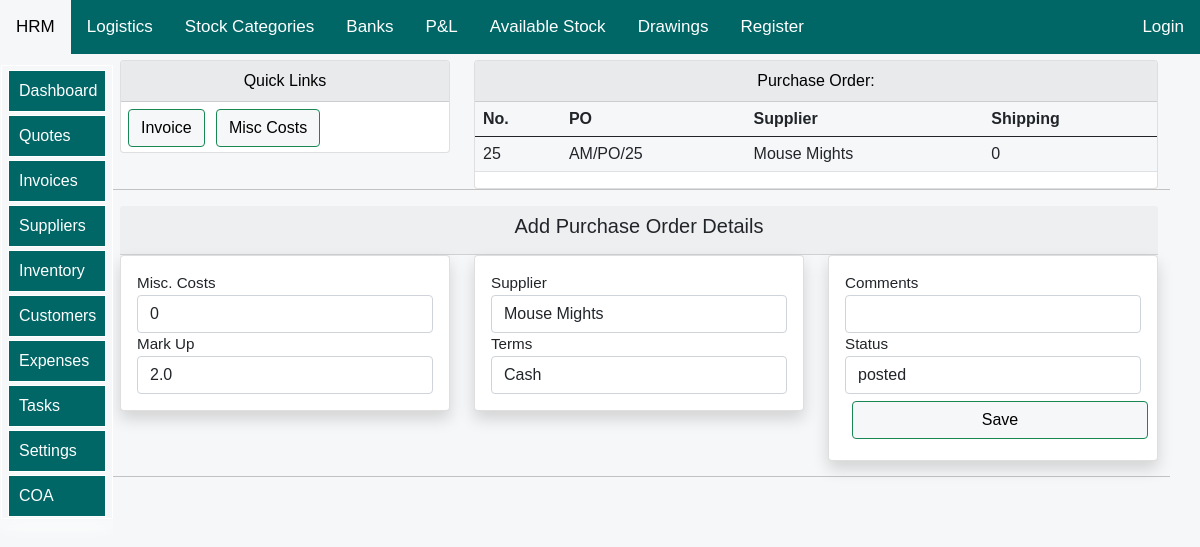
Page /Add-PO-Details/25/ on the committed database.
### allifmaalapp/models.py (models this page shows, shortened)
class AllifmaalPurchaseOrdersModel(models.Model):
    payment_method=[
        ("Cash","Cash"),
        ("Credit","Credit"),
    ]
    posting_status = [
    ('waiting','waiting'),
    ('posted', 'posted'),
    ]
    po_number = models.CharField(null=True, blank=True, max_length=100)
    shipping=models.DecimalField(max_digits=10,blank=False,null=True,decimal_places=1,default=0)
    uplift=models.DecimalField(max_digits=10,blank=False,null=True,decimal_places=1,default=2)
    comments = models.CharField(null=True, blank=True, max_length=100)
    supplier= models.ForeignKey(AllifmaalSuppliersModel,related_name="suplporelnme",on_delete=models.SET_NULL,blank=False,null=True)
    payment_terms = models.CharField(choices=payment_method, default='Cash', max_length=20)
    total=models.DecimalField(max_digits=10,blank=False,null=True,decimal_places=1,default=0)
    posting_po_status=models.CharField(choices=posting_status, default='waiting', max_length=100,blank=True,null=True)

class AllifmaalSuppliersModel(models.Model):
    Country = [
    ('Somalia', 'Somalia'),
     ('Somaliland', 'Somaliland'),
    ('Kenya', 'Kenya'),
     ('Other', 'Other'),
    ]
    name = models.CharField(null=True, blank=True, max_length=20)
    phone = models.CharField(null=True, blank=True, max_length=30)
    email= models.CharField(null=True, blank=True, max_length=100)
    country = models.CharField(choices=Country, blank=True, max_length=30)
    city= models.CharField(null=True, blank=True, max_length=30)
    address = models.CharField(null=True, blank=True, max_length=30)
    balance=models.DecimalField(max_digits=10,blank=False,null=True,decimal_places=1,default=0)
    turnover=models.DecimalField(max_digits=10,blank=False,null=True,decimal_places=1,default=0)
    contact = models.CharField(null=True, blank=True, max_length=30)
    def __str__(self):
        return '{}'.format(self.name)

### allifmaalapp/views.py (the view)
# urls.py: path('Add-PO-Details/<int:pk>/', views.Allifmaal_Add_PO_Details, name="Allifmaal_Add_PO_Details"),
def Allifmaal_Add_PO_Details(request,pk):
    title="Add Purchase Order Details"
    po_details=AllifmaalPurchaseOrdersModel.objects.filter(id=pk)
    try:
        my_po_id=AllifmaalPurchaseOrdersModel.objects.get(id=pk)
        po_terms=my_po_id.payment_terms
    except:
        messages.error(request, 'Something went wrong!')
        return redirect("allifmaalapp:Allifmaal_Add_PO_items",id=my_po_id)
    po_Items = AllifmaalPurchaseOrderItemsModel.objects.filter(po_item_con=my_po_id)#this line helps to
    inv_id= get_object_or_404(AllifmaalPurchaseOrdersModel, id=pk)#this helps to fill that select field and invoice fields and content
    misc_costs=AllifmaalPurchaseOrderMiscCostsModel.objects.filter(po_misc_cost_con=my_po_id)
    misc_cost_items=0
    for cost in misc_costs:
        misc_cost_items+=cost.amount
    total_misc_cost=misc_cost_items
    my_po_id.shipping=total_misc_cost
    my_po_id.save()
    form=AddAllifmaalPurchaseOrderDetailsForm(instance=my_po_id)
    if request.method == 'POST':
        form=AddAllifmaalPurchaseOrderDetailsForm(request.POST,request.FILES,instance=my_po_id)
        if form.is_valid():
            form.save()
            return redirect('allifmaalapp:AllifmaalPurchaseOrders')
    context={
        "form":form,
        "po_Items":po_Items,
        "po_details":po_details,
        "title":title,
        "my_po_id": my_po_id,
    }
    return render(request,'allifmaalapp/inventory/addPurchaseOrdersDetails.html',context)

### allifmaalapp/forms.py
class AddAllifmaalPurchaseOrderDetailsForm(forms.ModelForm):
    class Meta:
        model = AllifmaalPurchaseOrdersModel
        fields = ['shipping','uplift', 'comments','supplier','payment_terms','posting_po_status']
        widgets={
            'shipping':forms.TextInput(attrs={'class':'form-control'}),
            'uplift':forms.TextInput(attrs={'class':'form-control'}),
            'comments':forms.TextInput(attrs={'class':'form-control'}),
            'supplier':forms.Select(attrs={'class':'form-control'}),
            'payment_terms':forms.Select(attrs={'class':'form-control'}),
            'posting_po_status':forms.Select(attrs={'class':'form-control'}),
        }

### allifmaalapp/templates/allifmaalapp/inventory/addPurchaseOrdersDetails.html (shortened to what this page needs)
{% extends 'allifmaalapp/bases/allifbase.html'%}
{% load static %}
{% load crispy_forms_tags %}
{% block style %}
<link href="{% static 'css/bootstrap.min.css' %}" rel="stylesheet">
<link rel="stylesheet" href="https://use.fontawesome.com/releases/v5.15.2/css/all.css"
>
<link href="{% static 'js/jquery-ui-1.12.1/jquery-ui.min.css' %}" rel="stylesheet">
<link href="{% static 'js/jquery-ui-1.12.1/jquery-ui.structure.min.css' %}" rel="stylesheet">
<link href="{% static 'js/jquery-ui-1.12.1/jquery-ui.theme.min.css' %}" rel="stylesheet">
   {%endblock%}
   {% block body %}
<div class="container">
    <div class="row mt-12" >
        <div class="col-md-4">
            <div class="card">
                <div id="allif-section-headers" class="card-header ">
                   Quick Links
                </div>
                <div >
                <a  href="">
                    <button id="allif-link-buttons" type="button" class="btn btn-success mybuttonlinks " >
                        Invoice</button></a>
                    <a  href="{% url 'allifmaalapp:Allifmaal_Add_PO_Misc_Cost' my_po_id.id %}">
                    <button id="allif-link-buttons" type="button" class="btn btn-success mybuttonlinks" >
                    Misc Costs</button></a>
                    </div>
            </div>
        </div>
    <div class="col-md-8">
        <div class="card">
            <div id="allif-section-headers" class="card-header">
                Purchase Order: {{my_inv_id}}
            </div>
            <div class="col-md-12">
            <table class="table">
            <thead>
            <tr>
            <th>No.</th>
            <th>PO</th>
            <th>Supplier</th>
            <th>Shipping</th>
            </tr>
        </thead>
        <tbody>
        <tr>
        <td>
        {{my_po_id.id}}
        </td>
       <td>
        {{ my_po_id.po_number}}
       </td>
       <td>
        {{ my_po_id.supplier}}
       </td>
       <td>
        {{ my_po_id.shipping}}
       </td>
        </tr>
        </tbody>
        </table>
        </div></div></div>
    <hr>
    <form method='POST' action=''>{% csrf_token %}
      <div class="col-md-12">
          <div class="card-header text-center" >
              <h5>Add Purchase Order Details</h5>
          </div>
          <div class="row">
              <div class="col-md-4">
                  <div class="card my-card shadow text-left p-3">
                  <label>Misc. Costs</label> {{form.shipping}}
                  <label>Mark Up</label>{{form.uplift}}
                  </div>
              </div>
              <div class="col-md-4">
                  <div class="card my-card shadow text-left p-3">
                  <label>Supplier</label> {{form.supplier}}
                  <label>Terms</label> {{form.payment_terms}}
                  </div>
              </div>
              <div class="col-md-4">
                  <div class="card my-card shadow text-left p-3">
                  <label>Comments</label> {{form.comments}}
                  <label>Status</label> {{form.posting_po_status}}
                  <input type="submit" value='Save' id="allif-link-buttons" class="btn btn-success mybuttonlinks" style="width:100%;">
                  </div>
              </div>
          </div>
      </div>
      </form>
    <hr>
</div>
   {% endblock %}

### allifmaalapp/templates/allifmaalapp/inventory/addPurchaseOrdersDetails.html (style rules this page uses)
body { font-size: 2rem; opacity: 1; position:sticky; overflow: auto; text-align: left; max-width: 100%; background-color: #F6F7F8; margin: auto; padding: auto; }
.container { background-color: #F6F7F8; }
table { background-color: #F6F7F8; }
.mybuttonlinks { margin-top: 7px; margin-left: 7px; margin-bottom: 5px; }
#allif-section-headers { background-color: #e9eaec; color: black; font-size: 16px; text-align: center; }
#allif-link-buttons { background-color: #F6F7F8; color: black; }
@media screen and (min-width:1000px) and (max-width:2000px) { .container { margin-top: 10px; display: block; font-size: 0.95rem; margin-left:auto ; margin-right: auto; margin: auto; padding-left: 90px; } }

### allifmaalapp/templates/allifmaalapp/bases/topnavbar.html (style rules this page uses)
body { margin: 0; font-family: Arial, Helvetica, sans-serif; }

### allifmaalapp/templates/allifmaalapp/bases/sidenavbar.html (style rules this page uses)
:root { --sidebar_font_size:1.0rem; }

### rows in the picture
AllifmaalPurchaseOrdersModel: id "25", po_number "AM/PO/25", supplier "Mouse Mights", shipping "0", uplift "2.0", payment_terms "Cash", posting_po_status "posted"
